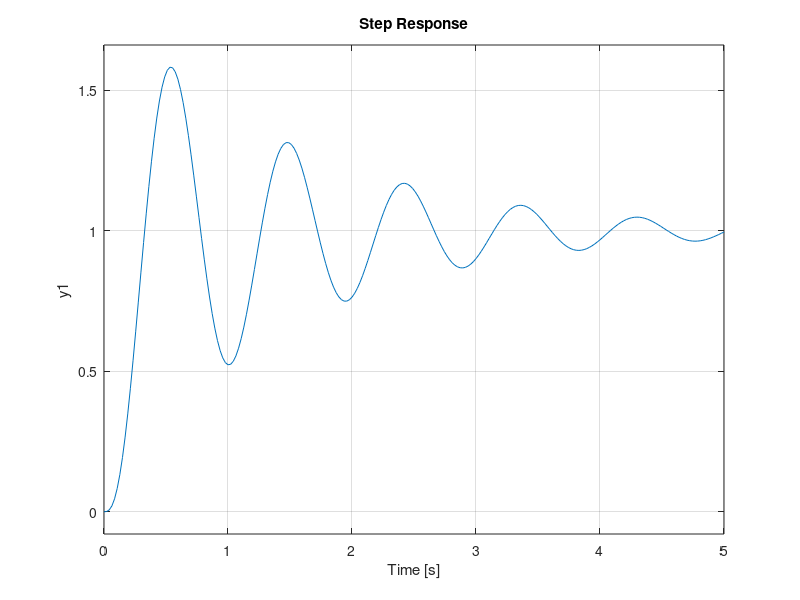

Source code (MATLAB): (Note: this script raises an error after producing the figure.)
s = tf("s");
G=(s+1)/(s*(s+2)*(s+5)*(s+10));

axis equal;

K = [1020,25,625];
step(feedback(K(1)*G, 1),5) %marginally stable
step(feedback(K(2)*G, 1),5)
step(feedback(K(3)*G, 1),5)
step(feedback(K(4)*G, 1),5)
